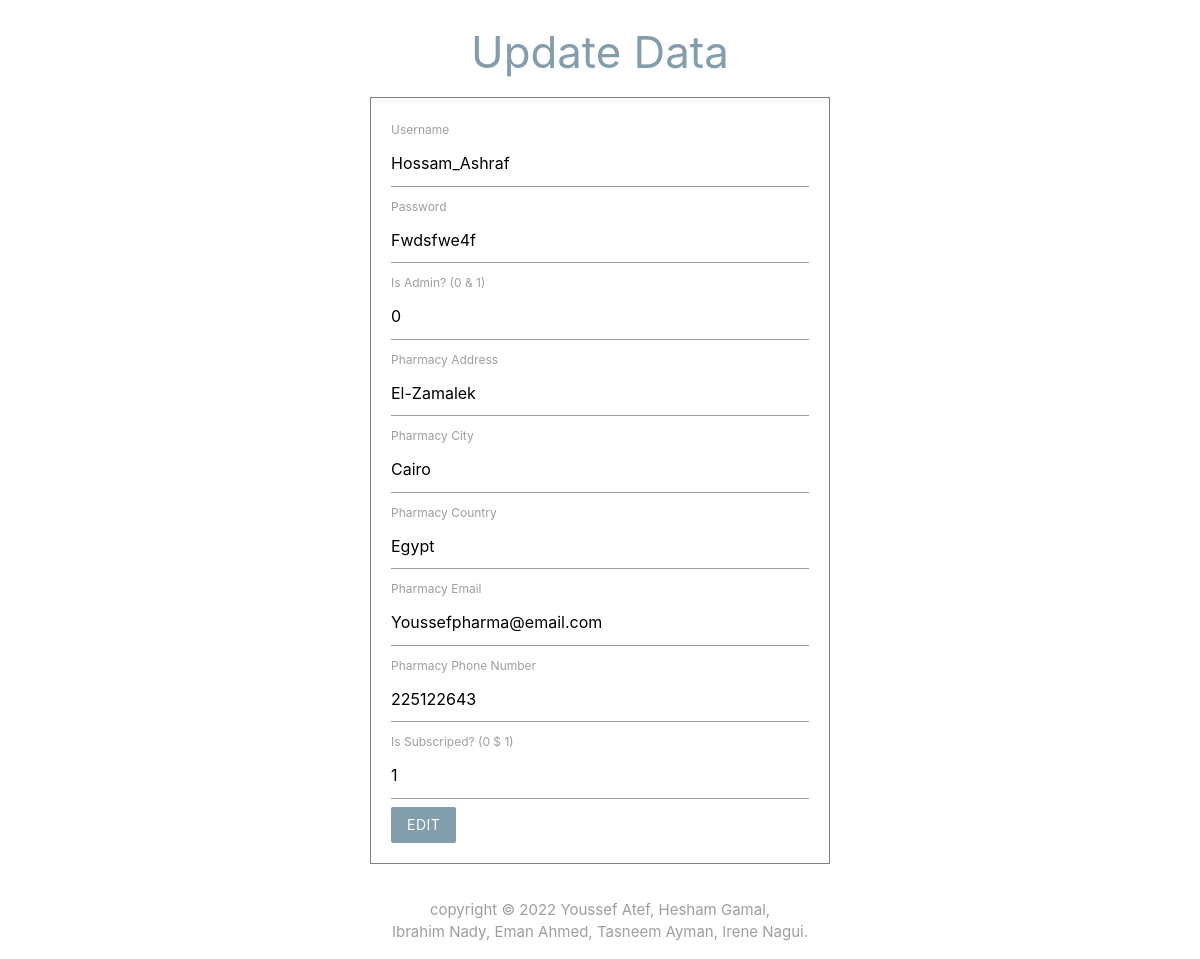
Page /edit.php?id=1&username=Hossam_Ashraf on the committed database.
### tables this page shows
CREATE TABLE `users` (
  `username` varchar(55) NOT NULL,
  `password` varchar(55) DEFAULT NULL,
  `pharma_id` int(11) NOT NULL,
  `isAdmin` int(1) DEFAULT NULL
);

CREATE TABLE `pharma` (
  `pharma_id` int(11) NOT NULL,
  `address` varchar(100) DEFAULT NULL,
  `city` varchar(55) DEFAULT NULL,
  `country` varchar(55) DEFAULT NULL,
  `email` varchar(55) DEFAULT NULL,
  `contact_number` varchar(55) DEFAULT NULL,
  `subscriped` int(1) DEFAULT NULL,
  `pharma_name` varchar(55) DEFAULT NULL
);

### edit.php (the view, shortened to what this page needs)
<!DOCTYPE html>
<html lang="en">
<head>
    <link rel="stylesheet" href="https://cdnjs.cloudflare.com/ajax/libs/materialize/1.0.0/css/materialize.min.css">
     <link rel="stylesheet" type="text/css" href="style.css">
</head>
<body>
    <?php
    include("server.php");
    $id = $_GET['id'];
    $username = $_GET['username'];
    $query = mysqli_query($conn,"Select * from users join pharma on users.pharma_id = pharma.pharma_id where users.pharma_id = '$id' and users.username='$username';");
    $data = mysqli_fetch_array($query);
    ?>
    <center><h3 style="color: #829dac;">Update Data</h3></center>
    <form method="POST">
        <label for="">Username</label>
        <input type="text" name='username' value="<?php echo $data['username']?>" placeholder="Username" required>
        <label for="">Password</label>
        <input type="text" name='password' value="<?php echo $data['password']?>" placeholder="Password" required>
        <label for="">Is Admin? (0 & 1)</label>
        <input type="text" name='isAdmin' value="<?php echo $data['isAdmin']?>" placeholder="Is Admin?" required>
        <label for="">Pharmacy Address</label>
        <input type="text" name='address' value="<?php echo $data['address']?>" placeholder="Pharmacy Address" required>
        <label for="">Pharmacy City</label>
        <input type="text" name='city' value="<?php echo $data['city']?>" placeholder="Pharmacy City" required>
        <label for="">Pharmacy Country</label>
        <input type="text" name='country' value="<?php echo $data['country']?>" placeholder="Pharmacy Country" required>
        <label for="">Pharmacy Email</label>
        <input type="text" name='email' value="<?php echo $data['email']?>" placeholder="Pharmacy Email" required>
        <label for="">Pharmacy Phone Number</label>
        <input type="text" name='contact_number' value="<?php echo $data['contact_number']?>" placeholder="Contact_number" required>
        <label for="">Is Subscriped? (0 $ 1)</label>
        <input type="text" name='subscriped' value="<?php echo $data['subscriped']?>" placeholder="Is Subscriped?" required>
        <input type="submit" name="edit" value="Edit" class="btn brand z-depth-0">
    </form>
    <footer class="section">
    <div class="center grey-text">copyright © 2022 Youssef Atef, Hesham Gamal, <br> Ibrahim Nady,
        Eman Ahmed, Tasneem Ayman, Irene Nagui.</div>
</footer>
</body>
</html>

### style.css (style rules this page uses)
* { margin: 0; padding: 0; box-sizing: border-box; }

### edit.php (style rules this page uses)
.brand { background: #829dac !important; ; }
form { max-width: 460px; margin: 20px auto; padding: 20px; border: grey; border-style: solid; border-width: 0.1px; }

### rows in the picture
users: username "Hossam_Ashraf", password "Fwdsfwe4f", isAdmin "0", address "El-Zamalek", city "Cairo", country "Egypt", email "Youssefpharma@email.com", contact_number "225122643", subscriped "1"
